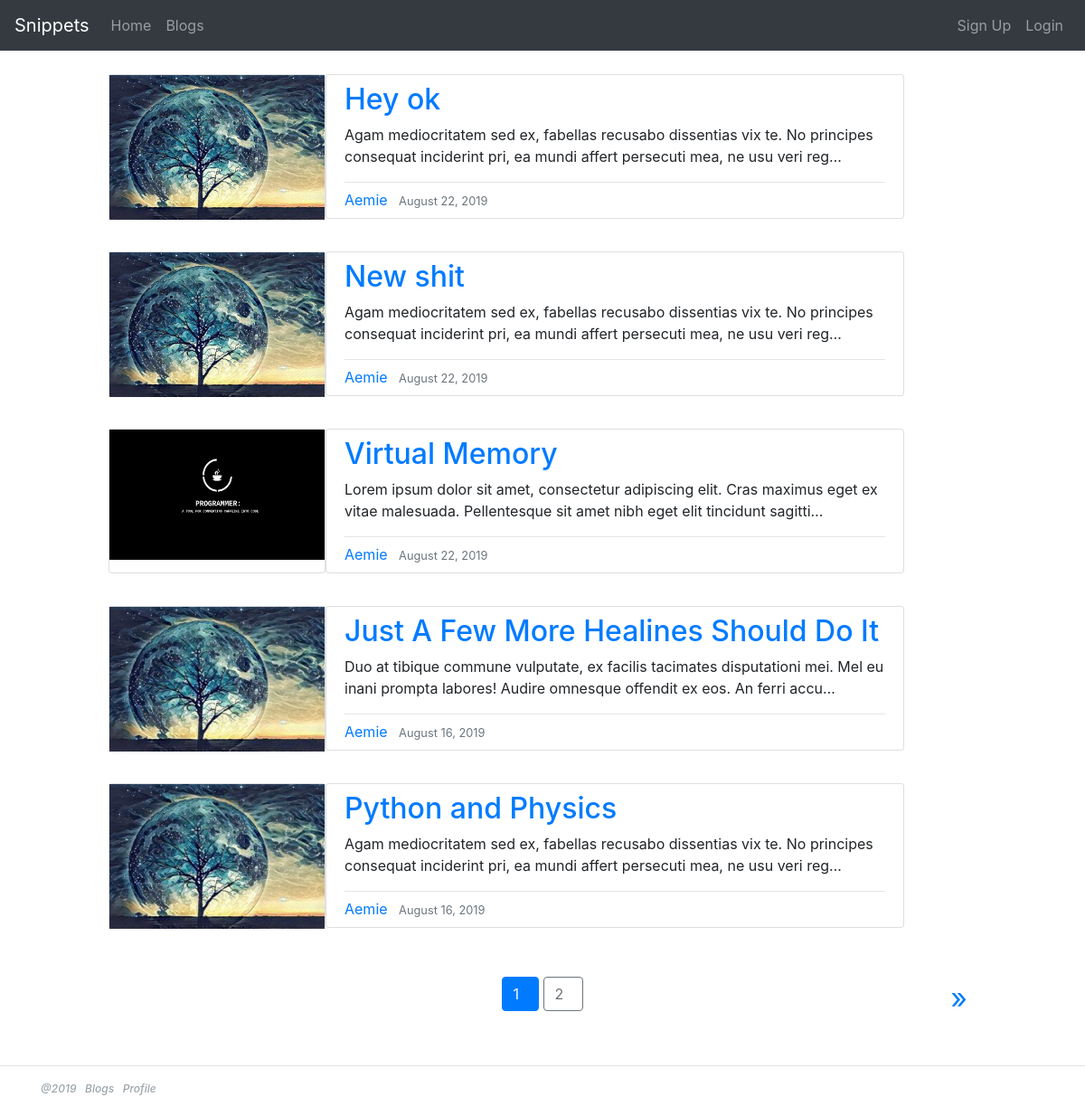
Page /about/ on the earlier database version.
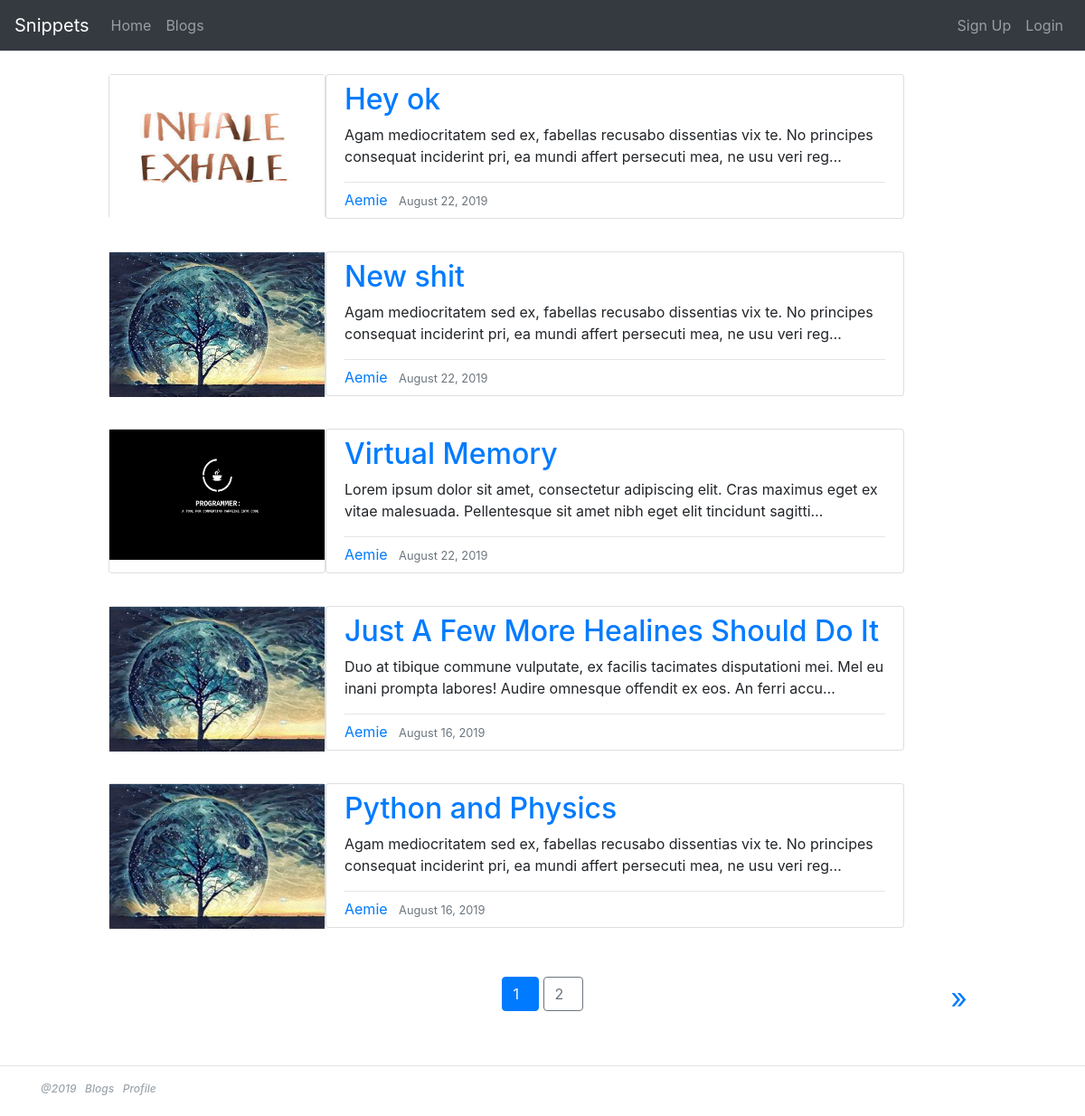
Same page on the later database version.
### Snippets/models.py (models this page shows, shortened)
class Post(models.Model) :
    title = models.CharField(max_length=100)
    content = models.TextField()
    date = models.DateTimeField(default=timezone.now)
    author = models.ForeignKey(User , on_delete=models.CASCADE) #If user deleted , delete their posts
    img = models.ImageField(default='default.jpg' , upload_to="post_pics")

### Snippets/views.py (the view)
# urls.py: path('about/',PostListView.as_view(), name = 'About'),
class PostListView(ListView):
    model = Post
    template_name = 'Snippets/about.html' #<app>/<model>_<viewtype>.html
    context_object_name = 'posts'
    ordering = ['-date'] #Descending order of post
    paginate_by = 5 #Pagination

### Snippets/templates/Snippets/about.html (shortened to what this page needs)
{% extends "Snippets/base.html" %}
{% block content %}
    {% for post in posts %}
      <div  style="padding:10px 10%;">
        <article class="Media content-section">
          <div class="row no-gutters">
            <div class="col-lg-3 pt-3">
              <div class="card" style="height: 10rem;">
                <img  src="{{ MEDIA_URL }}{{ post.img.url }}" alt="Card image" style="height:10rem; width:100%;">
                <a href="#" class="btn btn-link stretched-link"></a>
              </div>
            </div>
            <div class="col-lg-8 pt-3">
              <div class="card" style="height: 10rem;">
                <div style="padding:8px 20px">
                <h2><a class="article-title" href="{% url 'post-detail' post.id %}">{{ post.title }}</a></h2>
                <p class="article-content">{{ post.content|truncatechars:150 }}</p>
                <hr style="margin:0.4em auto;">
                <div class="article-metadata" >
                  <a class="mr-2" href="{% url 'user-posts' post.author.username %}" style="text-decoration: none;">{{ post.author }}</a>
                  <small class="text-muted">{{ post.date|date:"F d, Y"}}</small>
                </div>
              </div>
              </div>
            </div>
          </div>
        </article>
      </div>
    {% endfor %}
    <br>
    <div class="Row-paginate" style="padding:10px 10%;">
      {% if is_paginated%}
          <div class="Column-paginate text-left">
          </div>
          <div class="Column-paginate text-center">
          {% for num in page_obj.paginator.page_range %}
            {% if page_obj.number == num %}
              <a class = "btn btn-primary mb-4" href="?page={{num}} " style="text-decoration:none;">{{num}} &nbsp;</a>
            {% elif num > page_obj.number|add:'-2' and num < page_obj.number|add:'2'%}
            <a class = "btn btn-outline-secondary mb-4" href="?page={{num}} " style="text-decoration:none;">{{num}} &nbsp;</a>
            {% endif %}
          {% endfor %}
          </div>
          <div class="Column-paginate text-right">
          {% if page_obj.has_next %}
              <a  href="?page={{ page_obj.next_page_number}}" style="text-decoration:none;font-size:200%;"> &raquo; </a>
          {% endif%}
          </div>
    {% endif %}
    </div>
{% endblock content %}

### Snippets/templates/Snippets/base.html (shortened to what this page needs)
<!DOCTYPE html>
<html lang="en" dir="ltr">
  <head>
    <link rel="stylesheet" href="https://maxcdn.bootstrapcdn.com/bootstrap/4.3.1/css/bootstrap.min.css">
  </head>
  <body>
    <div>
      <nav class="navbar navbar-expand-sm bg-dark navbar-dark justify-content-between">
        <a class="navbar-brand" href="#">Snippets</a>
        <div class="collapse navbar-collapse" id="collapsibleNavbar">
        <ul class="navbar-nav mr-auto">
          <li class="nav-item">
            <a class="nav-link" href="{% url 'Snippets'%}">Home</a>
          </li>
          <li class="nav-item">
            <a class="nav-link" href="{% url 'Blogs'%}">Blogs</a>
          </li>
        </ul>
        <ul class="navbar-nav ml-auto">
            {% if user.is_authenticated %}
              {% if user.username == 'Aemie'  %}
              <li class="nav-item">
                 <a class="nav-link" href="{% url 'post-create'%}">Add</a>
              </li>
              {% endif %}
              <li class="nav-item">
                <a class="nav-link" href="{% url 'profile'%}">Profile</a>
              </li>
              <li class="nav-item">
                <a class="nav-link" href="{% url 'logout'%}">Logout</a>
              </li>
            {% else %}
              <li class="nav-item">
                <a class="nav-link" href="{% url 'register'%}">Sign Up</a>
              </li>
              <li class="nav-item">
                <a class="nav-link" href="{% url 'login'%}">Login</a>
              </li>
            {% endif %}
        </ul>
      </div>
    </nav>
  </div>
   <div>
        {% block content %}{% endblock %}
   </div>
  <div class="post-footer">
    <hr>
    <div class="post-footer-option container">
      <p><i>
          @2019 &nbsp; <a href="{% url 'Blogs' %}" style="color:#9CA4AB;">Blogs</a> &nbsp; <a href="{% url 'profile' %}" style="color:#9CA4AB">Profile</a>
        </i></p>
    </div>
  </div>
 </body>
</html>

### Snippets/templates/Snippets/base.html (style rules this page uses)
.Row-paginate { display: table; width: 100%; table-layout: fixed; border-spacing: 10px; }
.Column-paginate { display: table-cell; }
.post-footer-option p { float:left; padding-bottom:5px; }
.post-footer-option p { color:#9CA4AB; font-weight:500; font-size:12px; }
.row.no-gutters { margin-right: 0; }
.Media { display: flex; align-items: flex-start; }

Differences in the rows shown:
changed Post "Hey ok": img: picture added in place of a placeholder
